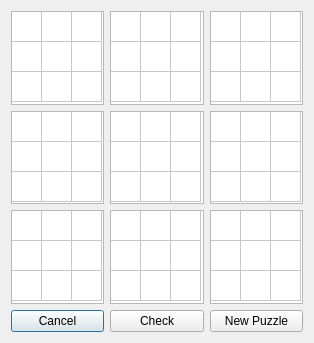
<?xml version="1.0" encoding="UTF-8"?>
<ui version="4.0">
 <class>Play</class>
 <widget class="QDialog" name="Play">
  <property name="geometry">
   <rect>
    <x>0</x>
    <y>0</y>
    <width>314</width>
    <height>343</height>
   </rect>
  </property>
  <property name="windowTitle">
   <string>PyDoku Player</string>
  </property>
  <layout class="QVBoxLayout" name="verticalLayout">
   <item>
    <layout class="QGridLayout" name="gridLayout_2">
     <item row="0" column="1">
      <widget class="QTableWidget" name="topmiddle">
       <property name="rowCount">
        <number>3</number>
       </property>
       <property name="columnCount">
        <number>3</number>
       </property>
       <attribute name="horizontalHeaderVisible">
        <bool>false</bool>
       </attribute>
       <attribute name="horizontalHeaderDefaultSectionSize">
        <number>30</number>
       </attribute>
       <attribute name="horizontalHeaderMinimumSectionSize">
        <number>23</number>
       </attribute>
       <attribute name="verticalHeaderVisible">
        <bool>false</bool>
       </attribute>
       <row/>
       <row/>
       <row/>
       <column/>
       <column/>
       <column/>
      </widget>
     </item>
     <item row="0" column="2">
      <widget class="QTableWidget" name="topright">
       <property name="rowCount">
        <number>3</number>
       </property>
       <property name="columnCount">
        <number>3</number>
       </property>
       <attribute name="horizontalHeaderVisible">
        <bool>false</bool>
       </attribute>
       <attribute name="horizontalHeaderDefaultSectionSize">
        <number>30</number>
       </attribute>
       <attribute name="horizontalHeaderMinimumSectionSize">
        <number>23</number>
       </attribute>
       <attribute name="verticalHeaderVisible">
        <bool>false</bool>
       </attribute>
       <row/>
       <row/>
       <row/>
       <column/>
       <column/>
       <column/>
      </widget>
     </item>
     <item row="1" column="0">
      <widget class="QTableWidget" name="middleleft">
       <property name="rowCount">
        <number>3</number>
       </property>
       <property name="columnCount">
        <number>3</number>
       </property>
       <attribute name="horizontalHeaderVisible">
        <bool>false</bool>
       </attribute>
       <attribute name="horizontalHeaderDefaultSectionSize">
        <number>30</number>
       </attribute>
       <attribute name="horizontalHeaderMinimumSectionSize">
        <number>23</number>
       </attribute>
       <attribute name="verticalHeaderVisible">
        <bool>false</bool>
       </attribute>
       <row/>
       <row/>
       <row/>
       <column/>
       <column/>
       <column/>
      </widget>
     </item>
     <item row="1" column="1">
      <widget class="QTableWidget" name="middlemiddle">
       <property name="rowCount">
        <number>3</number>
       </property>
       <property name="columnCount">
        <number>3</number>
       </property>
       <attribute name="horizontalHeaderVisible">
        <bool>false</bool>
       </attribute>
       <attribute name="horizontalHeaderDefaultSectionSize">
        <number>30</number>
       </attribute>
       <attribute name="horizontalHeaderMinimumSectionSize">
        <number>23</number>
       </attribute>
       <attribute name="verticalHeaderVisible">
        <bool>false</bool>
       </attribute>
       <row/>
       <row/>
       <row/>
       <column/>
       <column/>
       <column/>
      </widget>
     </item>
     <item row="1" column="2">
      <widget class="QTableWidget" name="middleright">
       <property name="rowCount">
        <number>3</number>
       </property>
       <property name="columnCount">
        <number>3</number>
       </property>
       <attribute name="horizontalHeaderVisible">
        <bool>false</bool>
       </attribute>
       <attribute name="horizontalHeaderDefaultSectionSize">
        <number>30</number>
       </attribute>
       <attribute name="horizontalHeaderMinimumSectionSize">
        <number>23</number>
       </attribute>
       <attribute name="verticalHeaderVisible">
        <bool>false</bool>
       </attribute>
       <row/>
       <row/>
       <row/>
       <column/>
       <column/>
       <column/>
      </widget>
     </item>
     <item row="0" column="0">
      <widget class="QTableWidget" name="topleft">
       <property name="rowCount">
        <number>3</number>
       </property>
       <property name="columnCount">
        <number>3</number>
       </property>
       <attribute name="horizontalHeaderVisible">
        <bool>false</bool>
       </attribute>
       <attribute name="horizontalHeaderDefaultSectionSize">
        <number>30</number>
       </attribute>
       <attribute name="horizontalHeaderMinimumSectionSize">
        <number>23</number>
       </attribute>
       <attribute name="verticalHeaderVisible">
        <bool>false</bool>
       </attribute>
       <row/>
       <row/>
       <row/>
       <column/>
       <column/>
       <column/>
      </widget>
     </item>
     <item row="2" column="0">
      <widget class="QTableWidget" name="bottomleft">
       <property name="rowCount">
        <number>3</number>
       </property>
       <property name="columnCount">
        <number>3</number>
       </property>
       <attribute name="horizontalHeaderVisible">
        <bool>false</bool>
       </attribute>
       <attribute name="horizontalHeaderDefaultSectionSize">
        <number>30</number>
       </attribute>
       <attribute name="horizontalHeaderMinimumSectionSize">
        <number>23</number>
       </attribute>
       <attribute name="verticalHeaderVisible">
        <bool>false</bool>
       </attribute>
       <row/>
       <row/>
       <row/>
       <column/>
       <column/>
       <column/>
      </widget>
     </item>
     <item row="2" column="1">
      <widget class="QTableWidget" name="bottommiddle">
       <property name="rowCount">
        <number>3</number>
       </property>
       <property name="columnCount">
        <number>3</number>
       </property>
       <attribute name="horizontalHeaderVisible">
        <bool>false</bool>
       </attribute>
       <attribute name="horizontalHeaderDefaultSectionSize">
        <number>30</number>
       </attribute>
       <attribute name="horizontalHeaderMinimumSectionSize">
        <number>23</number>
       </attribute>
       <attribute name="verticalHeaderVisible">
        <bool>false</bool>
       </attribute>
       <row/>
       <row/>
       <row/>
       <column/>
       <column/>
       <column/>
      </widget>
     </item>
     <item row="2" column="2">
      <widget class="QTableWidget" name="bottomright">
       <property name="rowCount">
        <number>3</number>
       </property>
       <property name="columnCount">
        <number>3</number>
       </property>
       <attribute name="horizontalHeaderVisible">
        <bool>false</bool>
       </attribute>
       <attribute name="horizontalHeaderDefaultSectionSize">
        <number>30</number>
       </attribute>
       <attribute name="horizontalHeaderMinimumSectionSize">
        <number>23</number>
       </attribute>
       <attribute name="verticalHeaderVisible">
        <bool>false</bool>
       </attribute>
       <row/>
       <row/>
       <row/>
       <column/>
       <column/>
       <column/>
      </widget>
     </item>
    </layout>
   </item>
   <item>
    <layout class="QHBoxLayout" name="horizontalLayout">
     <item>
      <widget class="QPushButton" name="cancel_btn">
       <property name="text">
        <string>Cancel</string>
       </property>
      </widget>
     </item>
     <item>
      <widget class="QPushButton" name="check_btn">
       <property name="text">
        <string>Check</string>
       </property>
      </widget>
     </item>
     <item>
      <widget class="QPushButton" name="new_btn">
       <property name="text">
        <string>New Puzzle</string>
       </property>
      </widget>
     </item>
    </layout>
   </item>
  </layout>
 </widget>
 <resources/>
 <connections/>
</ui>
